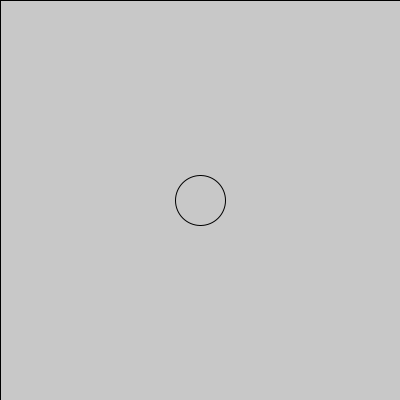
Frame 1 (no input)
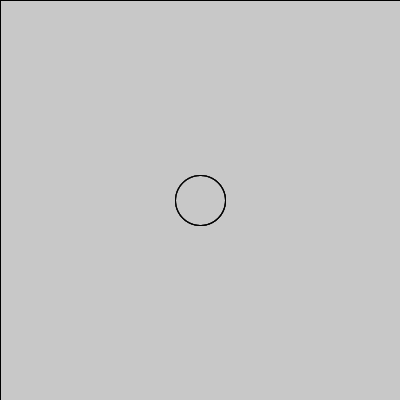
Frame 60 (the mouse pressed at the canvas centre just before this capture)
Frame 120 (the mouse held since frame 60 and released just before this capture): identical to frame 60, image omitted

The Processing sketch that drew these frames (run headless with seeded random() and noise(); from frame 60 on, the mouse is pressed at the canvas centre):

// Processing sketch: processing_40806
// ── processing_40806.pde

int larghezza=50;
int altezza=50;

int posizioneX=0;
int posizioneX1=400;

void setup() {
  size(400, 400);
  background(200);
  smooth();
}

void draw() {
  fill(200, 30);
  rect(0, 0, width, height);

  ellipse(width/2, height/2, larghezza, altezza);
}
  void mouseMoved(){
    larghezza = larghezza+3;
    altezza = altezza+3;
    ellipse(width/2, height/2, larghezza, altezza);
    if (larghezza > 700 && altezza > 700 || posizioneX==width) {
      larghezza=50;
      altezza=50;
     posizioneX=0;
    posizioneX1=400; 
    }
    else{  
      ellipse(width/2, height/2, larghezza-50, altezza-50);
      ellipse(width/2, height/2, larghezza-100, altezza-100);
      ellipse(width/2, height/2, larghezza-150, altezza-150);
      ellipse(width/2, height/2, larghezza-200, altezza-200);
      line(width/2, height/2, mouseX, mouseY);
      
      posizioneX = posizioneX + 5;
      posizioneX1 = posizioneX1 -5;
      ellipse(posizioneX, 50, 50, 50);
      ellipse(posizioneX1, height-50, 50, 50);
    }
  }
